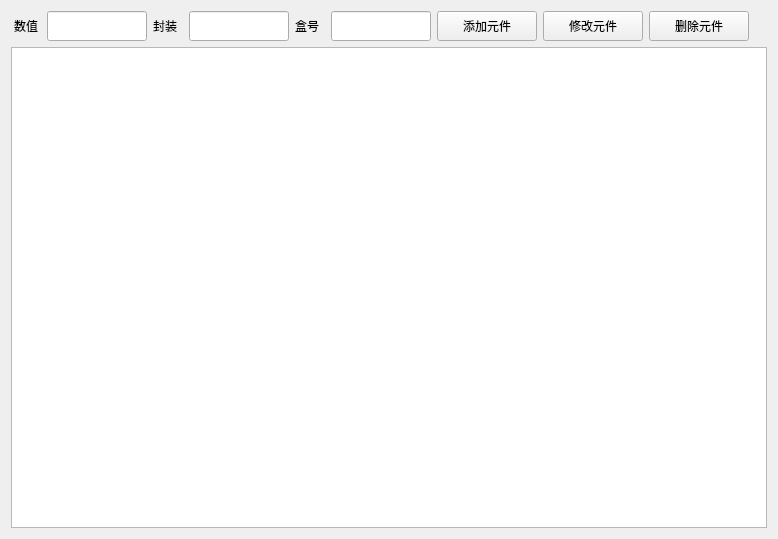
<?xml version="1.0" encoding="UTF-8"?>
<ui version="4.0">
 <class>DialogManager</class>
 <widget class="QWidget" name="DialogManager">
  <property name="geometry">
   <rect>
    <x>0</x>
    <y>0</y>
    <width>778</width>
    <height>539</height>
   </rect>
  </property>
  <property name="windowTitle">
   <string>Form</string>
  </property>
  <layout class="QGridLayout" name="gridLayout">
   <item row="0" column="0">
    <layout class="QHBoxLayout" name="horizontalLayout">
     <item>
      <widget class="QLabel" name="label">
       <property name="minimumSize">
        <size>
         <width>30</width>
         <height>30</height>
        </size>
       </property>
       <property name="text">
        <string>数值</string>
       </property>
       <property name="alignment">
        <set>Qt::AlignCenter</set>
       </property>
      </widget>
     </item>
     <item>
      <widget class="QLineEdit" name="le_searchValue">
       <property name="minimumSize">
        <size>
         <width>100</width>
         <height>30</height>
        </size>
       </property>
      </widget>
     </item>
     <item>
      <widget class="QLabel" name="label_2">
       <property name="minimumSize">
        <size>
         <width>30</width>
         <height>30</height>
        </size>
       </property>
       <property name="text">
        <string>封装</string>
       </property>
      </widget>
     </item>
     <item>
      <widget class="QLineEdit" name="le_searchFootPrint">
       <property name="minimumSize">
        <size>
         <width>100</width>
         <height>30</height>
        </size>
       </property>
       <property name="sizeIncrement">
        <size>
         <width>0</width>
         <height>0</height>
        </size>
       </property>
      </widget>
     </item>
     <item>
      <widget class="QLabel" name="label_3">
       <property name="minimumSize">
        <size>
         <width>30</width>
         <height>30</height>
        </size>
       </property>
       <property name="text">
        <string>盒号</string>
       </property>
      </widget>
     </item>
     <item>
      <widget class="QLineEdit" name="le_searchBoxName">
       <property name="minimumSize">
        <size>
         <width>100</width>
         <height>30</height>
        </size>
       </property>
       <property name="sizeIncrement">
        <size>
         <width>100</width>
         <height>30</height>
        </size>
       </property>
      </widget>
     </item>
     <item>
      <widget class="QPushButton" name="btn_import">
       <property name="minimumSize">
        <size>
         <width>100</width>
         <height>30</height>
        </size>
       </property>
       <property name="text">
        <string>添加元件</string>
       </property>
      </widget>
     </item>
     <item>
      <widget class="QPushButton" name="btn_update">
       <property name="minimumSize">
        <size>
         <width>100</width>
         <height>30</height>
        </size>
       </property>
       <property name="text">
        <string>修改元件</string>
       </property>
      </widget>
     </item>
     <item>
      <widget class="QPushButton" name="btn_delete">
       <property name="minimumSize">
        <size>
         <width>100</width>
         <height>30</height>
        </size>
       </property>
       <property name="text">
        <string>删除元件</string>
       </property>
      </widget>
     </item>
     <item>
      <spacer name="horizontalSpacer">
       <property name="orientation">
        <enum>Qt::Horizontal</enum>
       </property>
       <property name="sizeHint" stdset="0">
        <size>
         <width>40</width>
         <height>20</height>
        </size>
       </property>
      </spacer>
     </item>
    </layout>
   </item>
   <item row="1" column="0">
    <widget class="QTableView" name="tableView"/>
   </item>
  </layout>
 </widget>
 <resources/>
 <connections/>
</ui>
